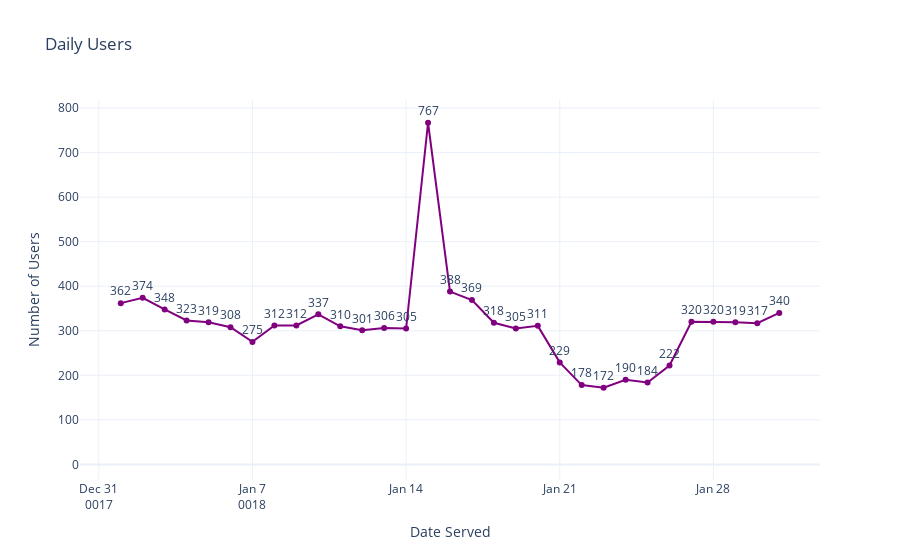

The code cell stored with this chart in its notebook:
### Code cell
daily_users = marketing[['date_served','user_id']].sort('date_served').group_by(['date_served']).agg(pl.col('user_id').n_unique().alias("users_num"))
print(daily_users.head())

fig = px.line(
    daily_users,
    x='date_served',
    y='users_num',
    title='Daily Users',
    template='plotly_white',
    labels={'date_served': 'Date Served', 'users_num': 'Number of Users'},
    markers=True,
    text='users_num'
)
fig.update_traces({'line_color':'purple','textposition':'top center'})
fig.update_layout(yaxis=dict(range=[0, None]))
fig.show()

### Figure 1 — Plotly figure (JSON) as saved in the notebook; plotly's stock layout.template omitted (floating-point values rounded to 4 significant figures)
{"data": [{"hovertemplate": "Date Served=%{x}<br>Number of Users=%{text}<extra></extra>", "legendgroup": "", "line": {"color": "purple", "dash": "solid"}, "marker": {"symbol": "circle"}, "mode": "lines+markers+text", "name": "", "orientation": "v", "showlegend": false, "text": [16, 362, 374, 348, 323, 319, 308, 275, 312, 312, 337, 310, 301, 306, 305, 767, 388, 369, 318, 305, 311, 229, 178, 172, 190, 184, 222, 320, 320, 319, 317, 340], "x": [null, "0018-01-01T00:00:00", "0018-01-02T00:00:00", "0018-01-03T00:00:00", "0018-01-04T00:00:00", "0018-01-05T00:00:00", "0018-01-06T00:00:00", "0018-01-07T00:00:00", "0018-01-08T00:00:00", "0018-01-09T00:00:00", "0018-01-10T00:00:00", "0018-01-11T00:00:00", "0018-01-12T00:00:00", "0018-01-13T00:00:00", "0018-01-14T00:00:00", "0018-01-15T00:00:00", "0018-01-16T00:00:00", "0018-01-17T00:00:00", "0018-01-18T00:00:00", "0018-01-19T00:00:00", "0018-01-20T00:00:00", "0018-01-21T00:00:00", "0018-01-22T00:00:00", "0018-01-23T00:00:00", "0018-01-24T00:00:00", "0018-01-25T00:00:00", "0018-01-26T00:00:00", "0018-01-27T00:00:00", "0018-01-28T00:00:00", "0018-01-29T00:00:00", "0018-01-30T00:00:00", "0018-01-31T00:00:00"], "xaxis": "x", "y": [16, 362, 374, 348, 323, 319, 308, 275, 312, 312, 337, 310, 301, 306, 305, 767, 388, 369, 318, 305, 311, 229, 178, 172, 190, 184, 222, 320, 320, 319, 317, 340], "yaxis": "y", "type": "scatter", "textposition": "top center"}], "layout": {"xaxis": {"anchor": "y", "domain": [0, 1], "title": {"text": "Date Served"}}, "yaxis": {"anchor": "x", "domain": [0, 1], "title": {"text": "Number of Users"}, "range": [0, null]}, "legend": {"tracegroupgap": 0}, "title": {"text": "Daily Users"}}}
